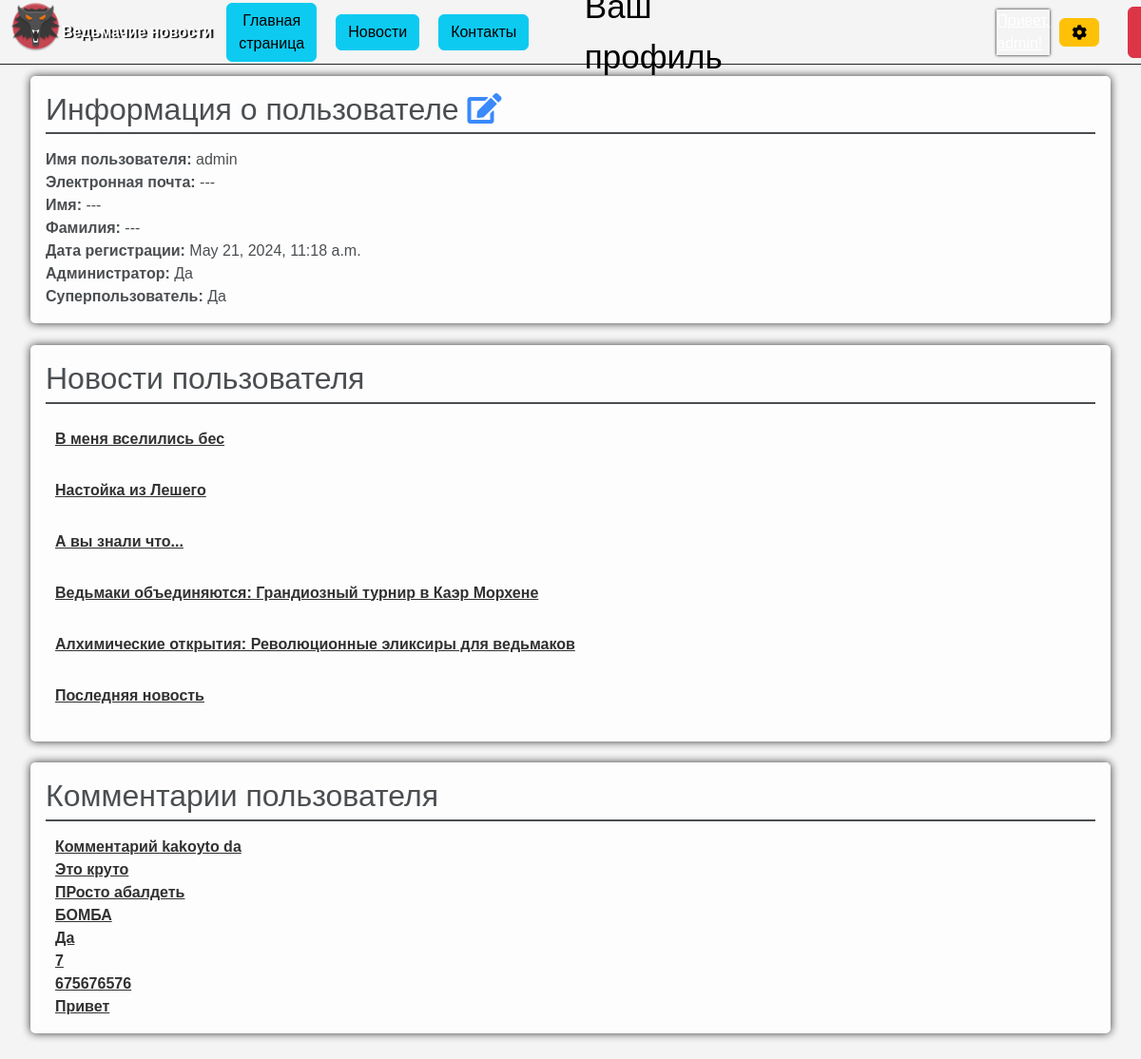
The page /users/profile/ (signed in) on the database its author committed.
### blog/models.py (models this page shows, shortened)
class Blog(models.Model):
    title = models.CharField(max_length=200, verbose_name="Заголовок")
    content = models.TextField(verbose_name="Содержание")
    date_published = models.DateTimeField(default=timezone.now, verbose_name="Дата публикации")
    image = models.ImageField(upload_to="images/", verbose_name="Изображение")
    author = models.ForeignKey(User, on_delete=models.CASCADE, verbose_name="Автор", null=True, blank=True)
    class Meta:
        verbose_name = "Новость"
        verbose_name_plural = "Новости"

class Comment(models.Model):
    blog = models.ForeignKey(Blog, on_delete=models.CASCADE, verbose_name="Новость")
    author = models.ForeignKey(User, on_delete=models.CASCADE, verbose_name="Автор", null=True, blank=True)
    text = models.TextField(verbose_name="Текст комментария")
    date_published = models.DateTimeField(default=timezone.now, verbose_name="Дата публикации")
    class Meta:
        verbose_name = "Комментарий"
        verbose_name_plural = "Комментарии"

### users/views.py (the view)
# urls.py: path("profile/", views.profile, name="profile"),
@login_required
def profile(request):
    user_blogs = request.user.blog_set.all()
    user_comments = request.user.comment_set.all()
    title = "Ваш профиль"
    return render(request, template_name='users/profile.html', context={"user_blogs": user_blogs, "user_comments": user_comments, "title": title})

### users/templates/users/profile.html (shortened to what this page needs)
{% extends 'blog/layout1.html' %}
{% load static %}
{% block static %}
<link rel="stylesheet" href="{% static 'users/css/profile.css' %}">
{% endblock %}
{% block content %}
    <main>
        <section>
            <h2>Информация о пользователе <a href="{% url 'users:profile_update' %}"><i class="fa fa-edit"></i></a></h2>
            <a><strong>Имя пользователя: </strong>{% if user.username %}{{ user.username }}{% else %}---{% endif %} </a><br>
            <a><strong>Электронная почта: </strong>{% if user.email %}{{ user.email }}{% else %}---{% endif %} </a><br>
            <a><strong>Имя: </strong>{% if user.first_name %}{{ user.first_name }}{% else %}---{% endif %} </a><br>
            <a><strong>Фамилия: </strong>{% if user.last_name %}{{ user.last_name }}{% else %}---{% endif %} </a><br>
            <a><strong>Дата регистрации: </strong>{% if user.date_joined %}{{ user.date_joined }}{% else %}---{% endif %} </a><br>
            {% if user.is_staff %}
                <a><strong>Администратор: </strong>{% if user.is_staff %}Да{% else %}Нет{% endif %} </a><br>
                <a><strong>Суперпользователь: </strong>{% if user.is_superuser %}Да{% else %}Нет{% endif %} </a><br>
            {% endif %}
        </section>
        <section class="user-blogs">
            <h2>Новости пользователя</h2>
            {% if user_blogs %}
                <div class="blogs">
                     {% for blog in user_blogs %}
                        <a href="{% url 'blog:blog_detail' blog.id %}"> {{ blog.title }}</a>
                     {% endfor %}
                </div>
            {% else %}
            <a>Пользователь еще не написал ни одной новости</a>
            {% endif %}
        </section>
         <section class="user-comments">
            <h2>Комментарии пользователя</h2>
            {% if user_comments %}
                <div class="comments">
                    {% for comment in user_comments %}
                    <a href="{% url 'blog:blog_detail' comment.blog.id %}"> {{ comment.text }}</a><br>
                    {% endfor %}
                </div>
            {% else %}
            <a>Пользователь еще не написал ни одного комментария</a>
            {% endif %}
    </section>
    </main>
{% endblock %}

### static/users/css/profile.css (style rules this page uses)
body { font-family: Arial, sans-serif; background-color: #f4f4f4; }
main { padding: 2em; }
section { margin-bottom: 2%; background-color: white; opacity: 0.8; padding: 1em; border-radius: 5px; box-shadow: 0 0 10px black; }
section h2 { border-bottom: 2px solid; padding-bottom: 5px; margin-bottom: 15px; }
.blogs { display: flex; flex-direction: column; }
.user-blogs a { color: black; font-weight: bold; margin-bottom: 10px; padding: 10px; }
.user-comments a { color: black; font-weight: bold; margin-bottom: 10px; padding: 10px; }

### rows shown on the page
Blog: title "В меня вселились бес"
Blog: title "Настойка из Лешего"
Blog: title "А вы знали что..."
Blog: title "Ведьмаки объединяются: Грандиозный турнир в Каэр Морхене"
Blog: title "Алхимические открытия: Революционные эликсиры для ведьмаков"
Blog: title "Последняя новость"
Comment: text "Комментарий kakoyto da"
Comment: text "Это круто"
Comment: text "ПРосто абалдеть"
Comment: text "БОМБА"
Comment: text "Да"
Comment: text "7"
Comment: text "675676576"
Comment: text "Привет"

### other values the page prints
{{ user.username }} "admin"
{{ user.date_joined }} "May 21, 2024, 11:18 a.m."
